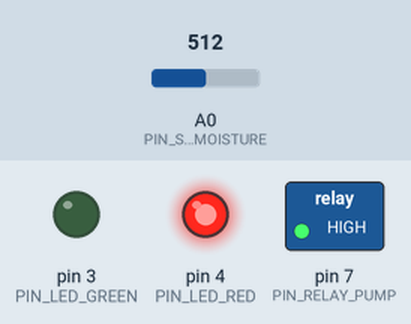
A sketch run on a simulated Arduino Uno, built with avr-gcc and run on an emulated ATmega328P. Shown: switched loads named in the sketch (green lamp = pin HIGH), output pins drawn as LEDs (lit = HIGH). The inputs (shaded band) are chosen by the test bench; at power-on: A0 (PIN_SENSOR_MOISTURE) = 512. What the sketch prints to the serial monitor is not drawn.

Above: at 1.8 s.
1.9 s: A0 (PIN_SENSOR_MOISTURE) set to 361
3.4 s: A0 (PIN_SENSOR_MOISTURE) set to 336
At 4.5 s:
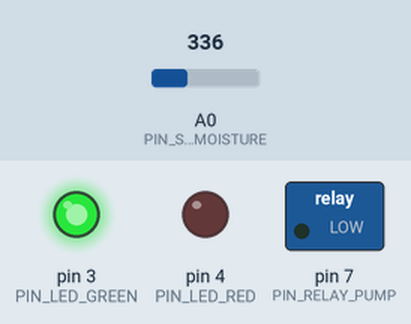
5.5 s: A0 (PIN_SENSOR_MOISTURE) set to 493
7.2 s: A0 (PIN_SENSOR_MOISTURE) set to 513
At 8.8 s:
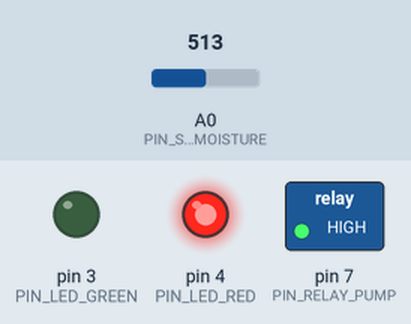
9.5 s: A0 (PIN_SENSOR_MOISTURE) set to 340
At 10.4 s:
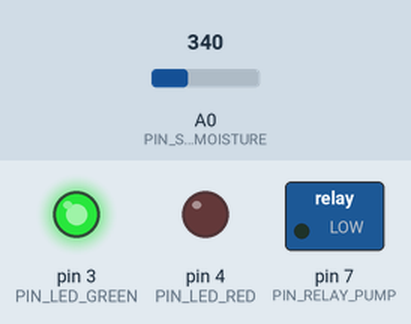
Timing chart, 0 to 12.5 s (numbered marks = the images above; inputs shaded):
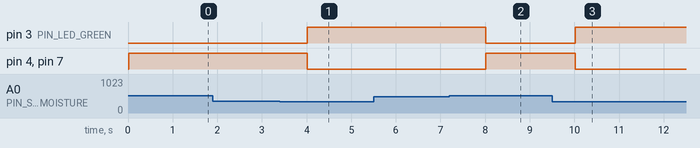

The sketch:

step1_onoff_control.ino
```cpp
// ===== [Step 1] 스마트 화분: On/Off 제어 시스템 =====
// 토양이 건조하면 펌프를 켜고, 충분히 젖으면 펌프를 끕니다.

// 핀 번호 할당 (Hardware PinMap)
const int PIN_SENSOR_MOISTURE = A0;   // 토양 수분 센서 아날로그 입력
const int PIN_RELAY_PUMP      = 7;    // 워터 펌프 릴레이 제어 핀
const int PIN_LED_GREEN       = 3;    // 정상 상태 (충분) LED
const int PIN_LED_RED         = 4;    // 경고 상태 (건조) LED

// 제어 설정 임계값 (Hysteresis 적용)
// 참고: Tinkercad 센서는 값이 클수록 건조함(저항 증가)을 의미하는 경우가 많음
const int THRESHOLD_DRY  = 500;  // 500 이상이면 매우 건조함 (관수 시작)
const int THRESHOLD_WET  = 350;  // 350 이하이면 충분히 젖음 (관수 중지)

void setup() {
  // 핀 입출력 모드 설정
  pinMode(PIN_RELAY_PUMP, OUTPUT);
  pinMode(PIN_LED_GREEN, OUTPUT);
  pinMode(PIN_LED_RED, OUTPUT);

  // 시리얼 통신 초기화 (PC 모니터링용)
  Serial.begin(9600);
  Serial.println("시스템 부팅 완료: On/Off 제어 모드");
}

void loop() {
  // 1. 센서 데이터 취득 (PV: Process Variable)
  int currentMoisture = analogRead(PIN_SENSOR_MOISTURE);

  // 2. 모니터링 출력
  Serial.print("현재 수분 센서 값: ");
  Serial.println(currentMoisture);

  // 3. 제어 로직 (On/Off)
  if (currentMoisture > THRESHOLD_DRY) {
    // 건조 시 제어: 펌프 ON, 적색 경고
    digitalWrite(PIN_RELAY_PUMP, HIGH);
    digitalWrite(PIN_LED_RED, HIGH);
    digitalWrite(PIN_LED_GREEN, LOW);
  }
  else if (currentMoisture < THRESHOLD_WET) {
    // 적정 습도 시 제어: 펌프 OFF, 녹색 정상 표시
    digitalWrite(PIN_RELAY_PUMP, LOW);
    digitalWrite(PIN_LED_RED, LOW);
    digitalWrite(PIN_LED_GREEN, HIGH);
  }
  // ※ THRESHOLD_WET ~ THRESHOLD_DRY 사이 구간에서는
  // 현재 펌프 상태(유지)를 변경하지 않음으로써 채터링 현상 방지

  // 1초 주기로 센싱 루프 실행
  delay(1000);
}
```

Measured:
- the behaviour switches between 350 and 349 on A0 (PIN_SENSOR_MOISTURE) (found by bisection; images 0 and 1)
- the behaviour switches between 500 and 501 on A0 (PIN_SENSOR_MOISTURE) (found by bisection; images 1 and 2)
- after the input at 1.9 s, every drawn part: stays the same
- after the input at 3.4 s, pin 3 (PIN_LED_GREEN): LOW → HIGH after 0.62 s; pin 4 (PIN_LED_RED), pin 7 (PIN_RELAY_PUMP): HIGH → LOW after 0.62 s
- after the input at 5.5 s, every drawn part: stays the same
- after the input at 7.2 s, pin 3 (PIN_LED_GREEN): HIGH → LOW after 0.82 s; pin 4 (PIN_LED_RED), pin 7 (PIN_RELAY_PUMP): LOW → HIGH after 0.82 s
- after the input at 9.5 s, pin 3 (PIN_LED_GREEN): LOW → HIGH after 0.52 s; pin 4 (PIN_LED_RED), pin 7 (PIN_RELAY_PUMP): HIGH → LOW after 0.52 s
